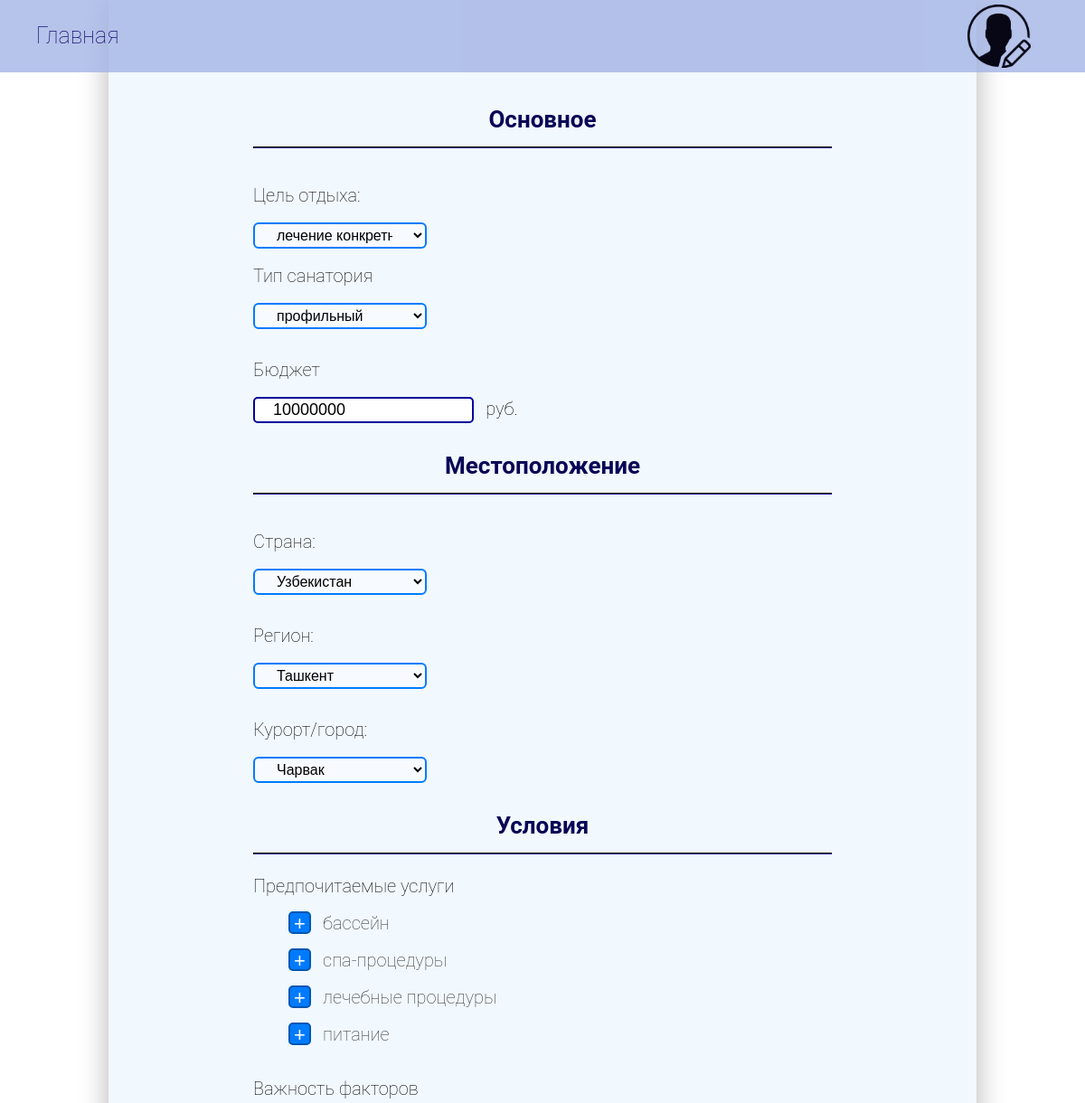
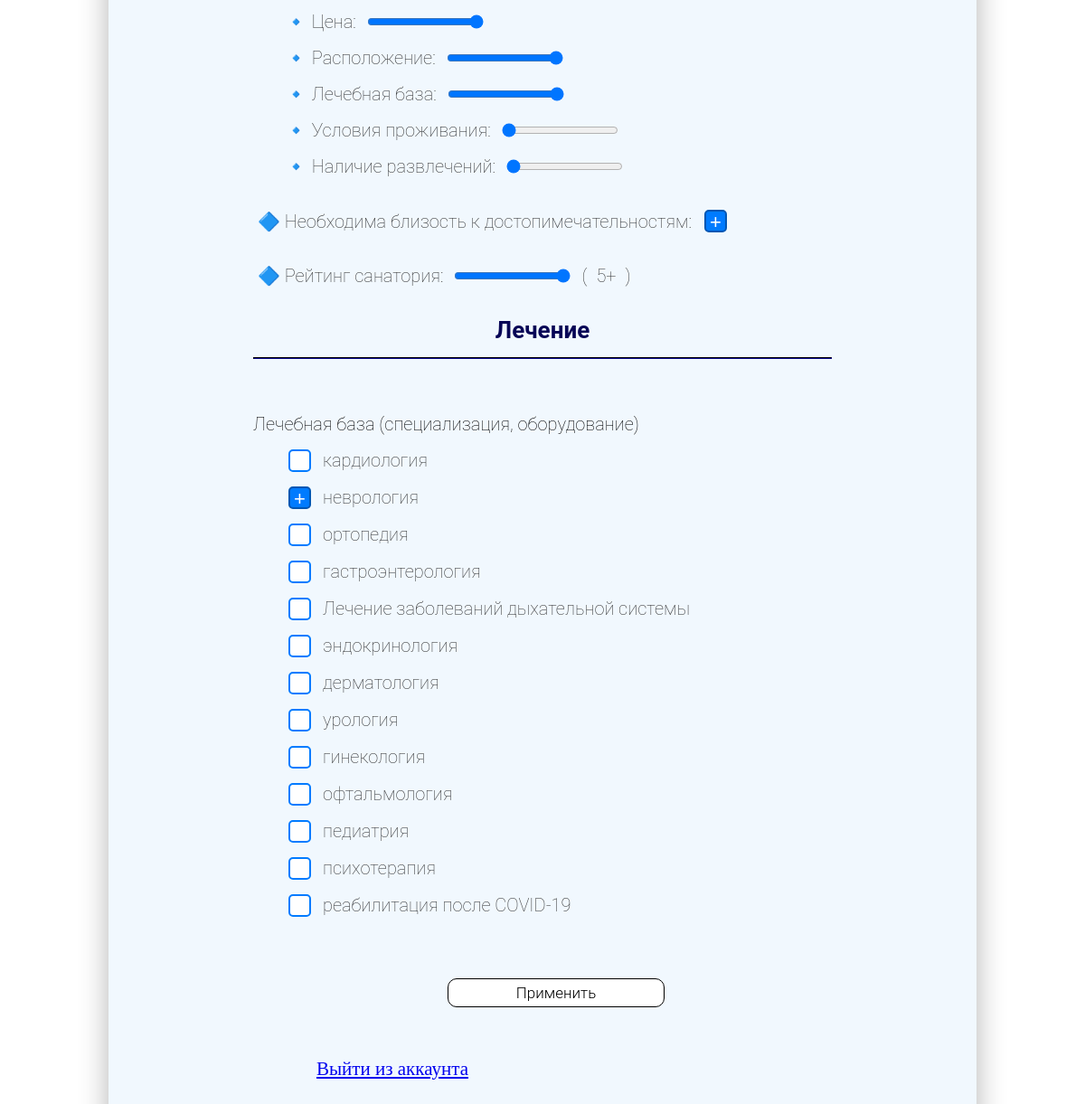
The page /profile (signed in) on the database its author committed (2 pictures, top to bottom).
### app/models/user_preferences.py (models this page shows)
class UserPreferences(db.Model):
    __tablename__ = 'user_preferences'
    id = db.Column(db.Integer, primary_key=True)
    user_id = db.Column(db.Integer, db.ForeignKey('user.id'), nullable=False)
    goal = db.Column(db.String(255), nullable=True) #цель отдыха
    budget = db.Column(db.Integer, nullable=True)
    preferred_country = db.Column(db.String(255), nullable=True)
    preferred_region = db.Column(db.String(255), nullable=False, default='Не указано')
    preferred_resort = db.Column(db.String(255), nullable=False, default='Не указано')
    sanatorium_type = db.Column(db.String(255), nullable=True)
    services = db.Column(db.Text, nullable=True)
    importance_factors = db.Column(db.Text, nullable=True)
    place_to_attractions = db.Column(db.Boolean, nullable=False, default=False) #рассотяние до достопримечательностей
    rating = db.Column(db.Integer, nullable=False, default=3)
    treatmentbase = db.Column(db.Text, nullable=False, default='Не указано')
    food = db.Column(db.String(191), nullable=True)
    user = db.relationship('User', backref=db.backref('preferences', lazy=True))

### app/routs/user_routes.py (the view, shortened to what this page needs)
@user_bp.route('/profile', methods=['GET', 'POST']) # для профиля пользователя
def profile():
    if 'user_id' not in session:
        return redirect(url_for('user.login'))
    user = User.query.get(session['user_id'])
    if user is None:
        flash('Пользователь не найден', 'danger')
        return redirect(url_for('user.login'))
    user_preferences = UserPreferences.query.filter_by(user_id=user.id).first()
    default_factors = { # значения значимости факторов по умолчанию
        'price': 3,
        'location': 3,
        'treatment': 3,
        'living': 3,
        'entertainment': 3
    }
    if user_preferences and user_preferences.importance_factors:
        try:
            factors = json.loads(user_preferences.importance_factors)
            factors = {**default_factors, **factors}
        except json.JSONDecodeError:
            factors = default_factors
    else:
        factors = default_factors
    return render_template('profile.html', user=user, user_preferences=user_preferences, factors=factors)

### templates/profile.html (shortened to what this page needs)
{% extends 'base.html' %}
{% block styles %}
<link rel="stylesheet" href="{{ url_for('static', filename='style/forms.css') }}">
{% endblock %}
{% block body %}
{% if session.get('user_id') %}
    <form action="{{ url_for('user.profile') }}" method="POST">
        <h1>Основное</h1>
        <hr>
        <br>
        <label for="purpose" class="label-group">Цель отдыха:</label><br>
        <select name="purpose" id="purpose-select" required>
            <option value="лечение" {% if user_preferences and user_preferences.goal == 'лечение' %}selected{% endif %}>лечение конкретных заболеваний</option>
        </select>
        <br>
        <label for="type" class="label-group">Тип санатория</label><br>
        <select name="type" id="type-select" required>
            <option value="профильный" {% if user_preferences.sanatorium_type == 'профильный' %}selected{% endif %}>профильный</option>
        </select>
        <br>
        <br>
        <label for="sum" class="label-group">Бюджет</label><br>
        <input type="text" name="sum" value="{{ user_preferences.budget or '' }}" required style="width: 200px"> <span style="font-size: 20px">руб.</span>
        <br><br>
        <h1>Местоположение</h1>
        <hr>
        <br>
        <label for="country"  class="label-group">Страна:</label><br>
        <select name="country" id="country" required data-selected="{{ user_preferences.preferred_country }}"></select><br><br>
        <label for="region"  class="label-group">Регион:</label><br>
        <select name="region" id="region" required data-selected="{{ user_preferences.preferred_region }}"></select><br><br>
        <label for="resort"  class="label-group">Курорт/город:</label><br>
        <select name="resort" id="resort" required data-selected="{{ user_preferences.preferred_resort }}"></select><br><br>
        <h1>Условия</h1>
        <hr>
        <p>
            <span>Предпочитаемые услуги</span><br>
            <p style="padding-left: 30px; margin-top: -10px">
                <label><input type="checkbox" name="services[]" value="бассейн" {% if 'бассейн' in user_preferences.services %}checked{% endif %}> бассейн</label><br>
                <label><input type="checkbox" name="services[]" value="спа" {% if 'спа' in user_preferences.services %}checked{% endif %}> спа-процедуры</label><br>
                <label><input type="checkbox" name="services[]" value="медицина" {% if 'медицина' in user_preferences.services %}checked{% endif %}> лечебные процедуры</label><br>
                <label><input type="checkbox" name="services[]" value="питание" {% if 'питание' in user_preferences.services %}checked{% endif %}> питание</label><br>
            </p>
        </p>
        <p>
            <span>Важность факторов</span><br>
            <p style="padding-left: 30px; margin-top: -10px">
                <label>🔹 Цена:
                    <input type="range" name="фактор_стоимости" min="1" max="9" value="{{ factors.price }}">
                </label><br>
                <label>🔹 Расположение:
                    <input type="range" name="фактор_места" min="1" max="9" value="{{ factors.location }}">
                </label><br>
                <label>🔹 Лечебная база:
                    <input type="range" name="фактор_базы" min="1" max="9" value="{{ factors.treatment }}">
                </label><br>
                <label>🔹 Условия проживания:
                    <input type="range" name="фактор_условий" min="1" max="9" value="{{ factors.living }}">
                </label><br>
                <label>🔹 Наличие развлечений:
                    <input type="range" name="фактор_развлечений" min="1" max="9" value="{{ factors.entertainment }}">
                </label><br>
            </p>
        </p>
        <p>
            <label>🔷 Необходима близость к достопимечательностям:
                <input type="checkbox" name="place_to_attractions" {% if user_preferences.place_to_attractions %}checked{% endif %}>
            </label><br>
        </p>
        <p>
        <label>🔷 Рейтинг санатория:
            <input type="range" name="rating" min="1" max="5" value="{{ user_preferences.rating }}" id="ratingRange" oninput="updateRating(this.value)">
            (<span id="ratingValue">{{ user_preferences.rating }}+</span>)
        </label><br>
        </p>
        <h1>Лечение</h1>
        <hr>
        <br>
        <br>
        <div>
            <p>
            <span>Лечебная база (специализация, оборудование)</span><br></p>
            <p style="padding-left: 30px; margin-top: -10px">
                <label><input type="checkbox" name="treatment_base[]" value="Кардиология" id="cardiology" {% if 'Кардиология' in user_preferences.treatmentbase %}checked{% endif %}> кардиология</label><br>
                <label><input type="checkbox" name="treatment_base[]" value="Неврология" id="neurology" {% if 'Неврология' in user_preferences.treatmentbase %}checked{% endif %}> неврология</label><br>
                <label><input type="checkbox" name="treatment_base[]" value="Ортопедия" id="orthopedics" {% if 'Ортопедия' in user_preferences.treatmentbase %}checked{% endif %}> ортопедия</label><br>
                <label><input type="checkbox" name="treatment_base[]" value="Гастроэнтерология" id="gastroenterology" {% if 'Гастроэнтерология' in user_preferences.treatmentbase %}checked{% endif %}> гастроэнтерология</label><br>
                <label><input type="checkbox" name="treatment_base[]" value="Пульмонология" id="respiratory" {% if 'Пульмонология' in user_preferences.treatmentbase %}checked{% endif %}> Лечение заболеваний дыхательной системы</label><br>
                <label><input type="checkbox" name="treatment_base[]" value="Эндокринология" id="endocrinology" {% if 'Эндокринология' in user_preferences.treatmentbase %}checked{% endif %}> эндокринология</label><br>
                <label><input type="checkbox" name="treatment_base[]" value="Дерматология" id="dermatology" {% if 'дДерматология' in user_preferences.treatmentbase %}checked{% endif %}> дерматология</label><br>
                <label><input type="checkbox" name="treatment_base[]" value="Урология" id="urology" {% if 'Урология' in user_preferences.treatmentbase %}checked{% endif %}> урология</label><br>
                <label><input type="checkbox" name="treatment_base[]" value="Гинекология" id="gynecology" {% if 'Гинекология' in user_preferences.treatmentbase %}checked{% endif %}> гинекология</label><br>
                <label><input type="checkbox" name="treatment_base[]" value="Офтальмология" id="ophthalmology" {% if 'Офтальмология' in user_preferences.treatmentbase %}checked{% endif %}> офтальмология</label><br>
                <label><input type="checkbox" name="treatment_base[]" value="Педиатрия" id="pediatrics" {% if 'Педиатрия' in user_preferences.treatmentbase %}checked{% endif %}> педиатрия</label><br>
                <label><input type="checkbox" name="treatment_base[]" value="Психотерапия" id="psychotherapy" {% if 'Психотерапия' in user_preferences.treatmentbase %}checked{% endif %}> психотерапия</label><br>
                <label><input type="checkbox" name="treatment_base[]" value="Реабилитация после COVID-19" id="covid-rehab" > реабилитация после COVID-19</label><br>
            </p>
        </div>
        <br>
        <div style="text-align: center;  padding: 20px;">
                <button type="submit" name="do_change" class="forms-but">Применить</button>
        </div>
    </form>
<br>
<br>
    <a href="{{ url_for('user.logout') }}" style="font-size: 21px; margin-left: 150px;">Выйти из аккаунта</a>
{% endif %}
{% endblock %}

### static/style/main.css (style rules this page uses)
html, body { margin: 0px; padding: 0px; }
.main h1 { font-family: "Roboto", sans-serif; color:rgb(7, 5, 86); margin-bottom: 5px; text-align: center; }
.main hr { border-color:rgb(5, 4, 58); margin-top: 15px; }

### static/style/forms.css (style rules this page uses)
.main h1 { font-family: "Roboto", sans-serif; color:rgb(7, 5, 86); margin-bottom: 5px; }
.main hr { border-color:rgb(5, 4, 58); }
.main p { font-size: 20px; line-height: 30px; font-weight: 200; font-family: "Roboto", sans-serif; }
.main button { border: 1px solid black; padding: 5px 30px; font-weight: 300; background-color: white; margin-left: 30px; border-radius: 10px; width: 40%; font-size: 17px; font-family: "Roboto", sans-serif; cursor: pointer; }
input[type="checkbox"] { appearance: none; width: 25px; height: 25px; border: 2px solid #007bff; border-radius: 5px; background-color: white; position: relative; cursor: pointer; transition: 0.3s; }
input[type="checkbox"]:checked { background-color: #007bff; border-color: #0056b3; }
input[type="checkbox"]::after { content: "+"; font-size: 22px; color: white; display: none; position: absolute; left: 4px; top: -1px; }
input[type="checkbox"]:checked::after { display: block; }
p label { font-size: 20px !important; }
p label { font-size: 22px; color: #333; cursor: pointer; display: flex; line-height: 30px; align-items: center; gap: 10px; margin-left: 5px; margin-bottom: -20px; }
select { width: 30%; padding: 3px 20px; border: 2px solid #007bff; border-radius: 6px; background: rgb(247, 251, 255); font-size: 16px; cursor: pointer; transition: 0.3s; }
option { font-size: 16px; background: white; color: #333; }
input[type="text"], input[type="email"], input[type="url"], input[type="number"] { border: 2px solid rgb(0, 0, 156); width: 300px; border-radius: 5px; padding: 2px 20px; margin-right: 10px; font-size: 18px; }
form { width: 80%; font-family: "Roboto", sans-serif; font-size: 13px; font-weight: 200; margin-left: 10%; }
.label-group { font-size: 20px; line-height: 60px; margin-top: 5px; }

### rows shown on the page
UserPreferences: purpose "лечение конкретных заболеваний", type "профильный", sum "10000000", country "Узбекистан", region "Ташкент", resort "Чарвак", services "☑", place_to_attractions "☑", rating "5", treatmentbase "☑"
